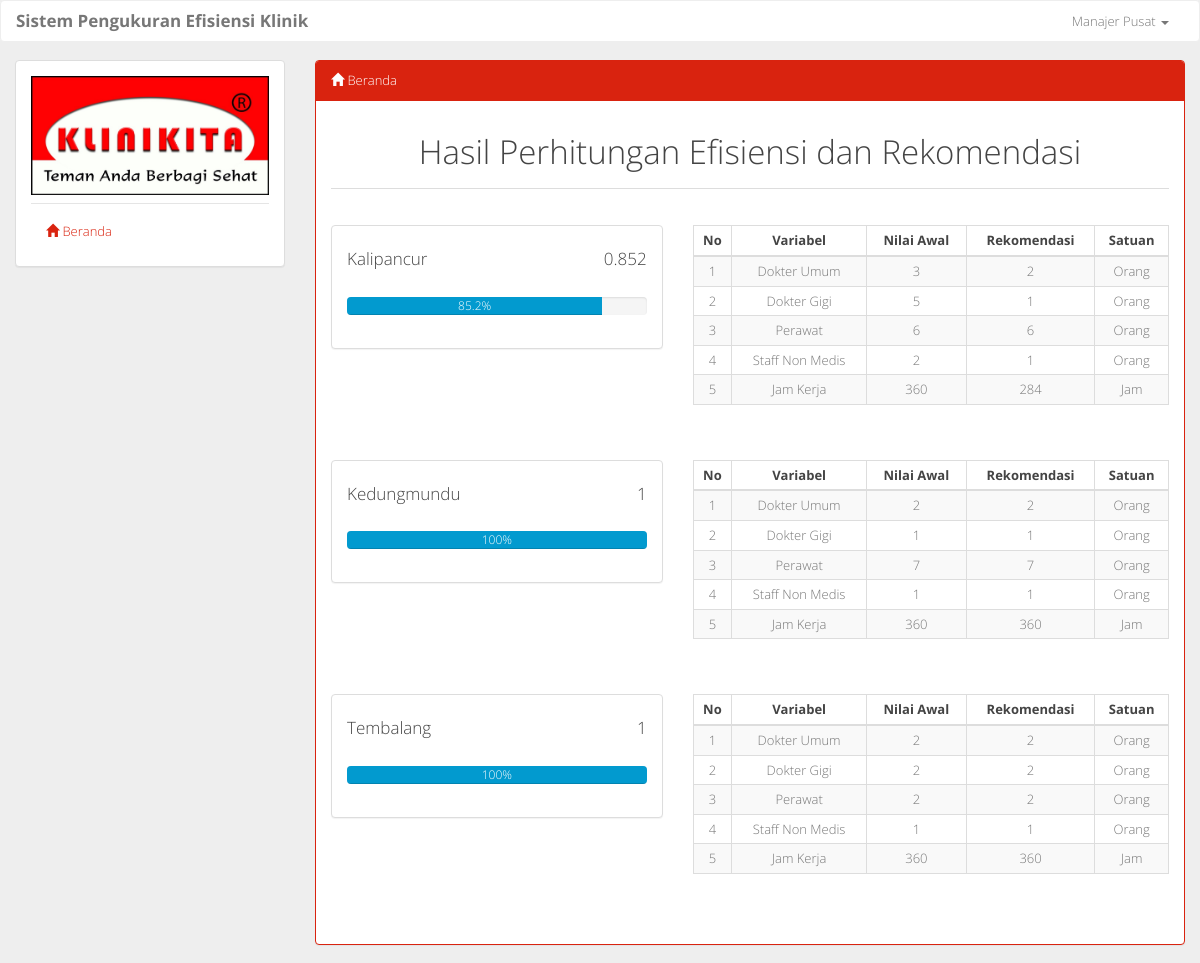
The page /beranda.php (signed in) on the database its author committed.
### tables this page shows
CREATE TABLE `tb_perhitungan_efisiensi` (
  `id_perhitungan_efisiensi` int(11) NOT NULL,
  `id_klinik` int(11) NOT NULL,
  `id_variabel` int(11) NOT NULL,
  `nilai_efisiensi` double NOT NULL,
  `rekomendasi` int(11) NOT NULL,
  `nilai_awal` int(11) NOT NULL
);

CREATE TABLE `tb_variabel` (
  `id_variabel` int(11) NOT NULL,
  `nama_variabel` varchar(50) NOT NULL,
  `jenis_variabel` char(1) NOT NULL,
  `satuan` varchar(50) NOT NULL
);

### beranda.php (the view, shortened to what this page needs)
<?php include 'layout.php'; ?>
				<div class="col-sm-9">
					<div class="panel panel-primary">
						<div class="panel-heading">
							<span class="glyphicon glyphicon-home"></span> Beranda
						</div>
						<div class="panel-body">
							<?php
								if ($level == 'a') {
									echo '<h1 align="center">Sistem Pengukuran Efisiensi Klinik</h1><hr />';
									echo '
										<h4 id="deskripsi">Sistem Pengukuran Efisiensi Klinik merupakan sebuah sistem yang berfungsi untuk menghitung efisiensi kinerja masing-masing cabang klinik. <em>Output</em> dari sistem ini berupa nilai efisiensi serta rekomendasi untuk dapat meningkatkan efisiensi cabang yang dinilai belum efisien. Cabang klinik yang dinilai sudah efisien akan dijadikan sebagai <em>benchmarking</em> bagi cabang klinik lain yang belum efisien melalui rekomendasi yang dihasilkan. Sistem ini dibuat guna membantu manajer dalam mengambil keputusan sebagai upaya dalam meningkatkan mutu dan kualitas pelayanan Klinikita Semarang.</h4>
										<br>
									';
								} else {
									echo '<h1 align="center">Hasil Perhitungan Efisiensi dan Rekomendasi</h1><hr />';
								}
							?>
							<br>
							<?php
								if ($level == 'p') {
									echo '<div class="row">';
									$id_dmu = $cabang_klinik = $efisiensi = array();
									$q = mysqli_query($conn, 'SELECT p.id_klinik, k.cabang_klinik, p.nilai_efisiensi FROM tb_perhitungan_efisiensi AS p, tb_klinik AS k WHERE p.id_klinik=k.id_klinik GROUP BY p.id_klinik');
									$n_dmu = mysqli_num_rows($q);
									if ($n_dmu > 0) {
										$index = 0;
										while ($d = mysqli_fetch_assoc($q)) {
										  	$cabang_klinik[$index] = $d['cabang_klinik'];
										  	$id_dmu[$index] = $d['id_klinik'];
										  	$efisiensi[$index] = round($d['nilai_efisiensi'], 3);
										  	$index++;
										}
										for ($i=0; $i < $n_dmu; $i++) {
										  	$persen = $efisiensi[$i] * 100;
										  	echo '
											  		<div class="col-sm-5">
														<div class="panel panel-default">
															<div class="panel-body">
																<div class="row">
																	<div class="col-sm-9 col-xs-9">
																		<h4 align="left">'.$cabang_klinik[$i].'</h4>
																	</div>
																	<div class="col-sm-3 col-xs-3">
																		<h4 align="right">'.$efisiensi[$i].'</h4>
																	</div>
																</div>
																<br>
																<div class="row">
																	<div class="col-sm-12">
																		<div class="progress">
																			<div class="progress-bar progress-bar-info" role="progressbar" aria-valuenow="'.$persen.'" aria-valuemin="0" aria-valuemax="100" style="width:'.$persen.'%">'.$persen.'%
																			</div>
																		</div>
																	</div>
																</div>
															</div>
														</div>
													</div>
											';
											echo '
											  		<div class="col-sm-7">
														<table class="table table-condensed table-striped table-bordered">
															<thead>
																<tr>
															      	<th>No</th>
															      	<th>Variabel</th>
															      	<th>Nilai Awal</th>
															      	<th>Rekomendasi</th>
															      	<th>Satuan</th>
															    </tr>
															</thead>
															<tbody>
											';
											$q = mysqli_query($conn, 'SELECT * FROM tb_perhitungan_efisiensi AS p, tb_variabel AS v, tb_klinik AS k WHERE p.id_variabel=v.id_variabel AND k.id_klinik=p.id_klinik AND p.id_klinik="'.$id_dmu[$i].'" ORDER BY v.id_variabel ASC');
											if (mysqli_num_rows($q) > 0) {
											  	$j = 1;
											  	while ($data = mysqli_fetch_assoc($q)) {
											  		$var = $data['nama_variabel'];
											  		$nilai_awal = $data['nilai_awal'];
											  		$rekomendasi = $data['rekomendasi'];
											  		$satuan = $data['satuan'];
											  		echo '
													  	<tr>
													  		<td>'.$j.'</td>
													  		<td>'.$var.'</td>
													  		<td>'.$nilai_awal.'</td>
													  		<td>'.$rekomendasi.'</td>
													  		<td>'.$satuan.'</td>
													  	</tr>
													';
													$j++;
											  	}
											}
											echo '
											  				</tbody>
											  			</table>
											  			<br>
											  			<br>
											  		</div>
											';
										}
									}
									echo '</div>';
								}
							?>
						</div>
					</div>
				</div>
<?php include 'layout2.php' ?>

### assets/css/style.css (style rules this page uses)
body { background-color: #eee; }
th, td { text-align: center; }

### rows shown on the page
tb_perhitungan_efisiensi: id_variabel.nama_variabel "Dokter Umum", nilai_awal "3", rekomendasi "2", id_variabel.satuan "Orang"
tb_perhitungan_efisiensi: id_variabel.nama_variabel "Dokter Gigi", nilai_awal "5", rekomendasi "1", id_variabel.satuan "Orang"
tb_perhitungan_efisiensi: id_variabel.nama_variabel "Perawat", nilai_awal "6", rekomendasi "6", id_variabel.satuan "Orang"
tb_perhitungan_efisiensi: id_variabel.nama_variabel "Staff Non Medis", nilai_awal "2", rekomendasi "1", id_variabel.satuan "Orang"
tb_perhitungan_efisiensi: id_variabel.nama_variabel "Jam Kerja", nilai_awal "360", rekomendasi "284", id_variabel.satuan "Jam"
tb_perhitungan_efisiensi: id_variabel.nama_variabel "Dokter Umum", nilai_awal "2", rekomendasi "2", id_variabel.satuan "Orang"
tb_perhitungan_efisiensi: id_variabel.nama_variabel "Dokter Gigi", nilai_awal "1", rekomendasi "1", id_variabel.satuan "Orang"
tb_perhitungan_efisiensi: id_variabel.nama_variabel "Perawat", nilai_awal "7", rekomendasi "7", id_variabel.satuan "Orang"
tb_perhitungan_efisiensi: id_variabel.nama_variabel "Staff Non Medis", nilai_awal "1", rekomendasi "1", id_variabel.satuan "Orang"
tb_perhitungan_efisiensi: id_variabel.nama_variabel "Jam Kerja", nilai_awal "360", rekomendasi "360", id_variabel.satuan "Jam"
tb_perhitungan_efisiensi: id_variabel.nama_variabel "Dokter Umum", nilai_awal "2", rekomendasi "2", id_variabel.satuan "Orang"
tb_perhitungan_efisiensi: id_variabel.nama_variabel "Dokter Gigi", nilai_awal "2", rekomendasi "2", id_variabel.satuan "Orang"
tb_perhitungan_efisiensi: id_variabel.nama_variabel "Perawat", nilai_awal "2", rekomendasi "2", id_variabel.satuan "Orang"
tb_perhitungan_efisiensi: id_variabel.nama_variabel "Staff Non Medis", nilai_awal "1", rekomendasi "1", id_variabel.satuan "Orang"
tb_perhitungan_efisiensi: id_variabel.nama_variabel "Jam Kerja", nilai_awal "360", rekomendasi "360", id_variabel.satuan "Jam"

### other values the page prints
$_SESSION['user'] "Manajer Pusat"
$cabang_klinik[$i] "Kalipancur"
$efisiensi[$i] "0.852"
$persen "85.2"
$cabang_klinik[$i] "Kedungmundu"
$efisiensi[$i] "1"
$persen "100"
$cabang_klinik[$i] "Tembalang"
